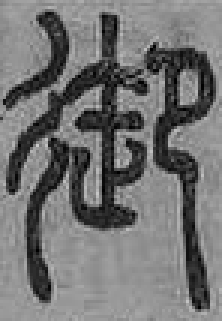
#> input picture app/levels/t00/stele-title/yu.png, 74 x 107 px (shown 3 times larger)
$ python -i stele-title.py   (imports and definitions only)
#> lines starting #> are read from the running program, lines starting #| are printed output that depends on the picture; after the words box and inside, x2 and y2 are one past the last pixel; in counts of white or black regions, pixels touching at a corner belong together
#!/usr/bin/env python3
"""The two seal-script characters of the title on the imperial stele's head (#520): cut from the Shuowen Jiezi, and turned into the bitmaps the page draws.

The source is one printed book, the Chen Changzhi block-print of 1873 (Tongzhi 12) held by the National Library of China, which Wikimedia Commons keeps as ten
PDFs, tagged public domain (PD-old-100-expired, PD-scan): volume 2, 'NLC892-312002098744-312890 說文解字 十五卷 第2冊.pdf', 92 pages, which holds juan 2 to 3 (the
character yu is in juan 2b, the radical xing/chi, PDF page 35; the character shu in juan 3b, the radical yu). The whole PDF was refused (HTTP 429) to this machine's address, so
the pages were taken as the single-page thumbnails Wikimedia's own error text recommends:
  https://upload.wikimedia.org/wikipedia/commons/thumb/0/08/<file name>/page<N>-<width>px-<file name>.jpg
and kept out of git (they are 0.9 MB each); what is committed is the cut: app/levels/t00/stele-title/<name>.png, a grey crop of one character from the page, and source.json,
which says where each crop came from (page, width, box).

    python3 tools/stele-title.py cut <name> <page.jpg> <page> <width> x0,y0,x1,y1   # cut a crop from a thumbnail, and record its source
    python3 tools/stele-title.py build                                               # app/levels/t00/stele-title-data.js from the crops in source.json
"""
import base64, json, os, sys
import numpy as np
from PIL import Image, ImageFilter

HERE = os.path.dirname(os.path.abspath(__file__)); ROOT = os.path.dirname(HERE)
DIR = os.path.join(ROOT, "app/levels/t00/stele-title"); SRC = os.path.join(DIR, "source.json"); OUT = os.path.join(ROOT, "app/levels/t00/stele-title-data.js")
FILE = "NLC892-312002098744-312890_說文解字_十五卷_第2冊.pdf"
BW, BH = 96, 128   # a bitmap is BW x BH bytes (a seal character is about three quarters as wide as it is tall), 0 = bare stone and 255 = cut
ORDER = ["yu", "shu"]   # the title reads yu shu, the first at the right

def cut(name, page_jpg, page, width, box):
    x0, y0, x1, y1 = box; im = Image.open(page_jpg).convert("L").crop((x0, y0, x1, y1)); os.makedirs(DIR, exist_ok=True); im.save(os.path.join(DIR, name + ".png"))
    src = json.load(open(SRC)) if os.path.exists(SRC) else {"book": "說文解字 十五卷, Chen Changzhi block-print, Tongzhi 12 (1873), National Library of China", "file": FILE, "licence": "public domain (PD-old-100-expired, PD-scan, Wikimedia Commons)", "crops": {}}
    src["crops"][name] = {"page": page, "thumbnail_width": width, "box": [x0, y0, x1, y1]}; json.dump(src, open(SRC, "w"), indent=1, ensure_ascii=False)
    print("cut", name, im.size)

def components(mask, keep=0.04):
    """Keep the connected parts of a 0/1 mask that are at least `keep` of the largest: the glyph, not the specks and ruling-line ends round it."""
    H, W = mask.shape; lab = np.zeros((H, W), "int32"); sizes = [0]; n = 0
    for y in range(H):
        for x in range(W):
            if mask[y, x] and not lab[y, x]:
                n += 1; stack = [(y, x)]; lab[y, x] = n; c = 0
                while stack:
                    cy, cx = stack.pop(); c += 1
                    for dy in (-1, 0, 1):
                        for dx in (-1, 0, 1):
                            ny, nx = cy + dy, cx + dx
                            if 0 <= ny < H and 0 <= nx < W and mask[ny, nx] and not lab[ny, nx]: lab[ny, nx] = n; stack.append((ny, nx))
                sizes.append(c)
    big = max(sizes[1:]); good = [i for i in range(1, n + 1) if sizes[i] >= keep * big]
    return np.isin(lab, good)

def inside_distance(mask, reach):
    """Distance from each pixel of the mask to the nearest pixel outside it (exact within `reach`, capped there)."""
    H, W = mask.shape; out = np.full((H, W), float(reach)); pad = np.pad(~mask, reach, constant_values=True)
    for dy in range(-reach, reach + 1):
        for dx in range(-reach, reach + 1):
            d = (dx * dx + dy * dy) ** 0.5
            if d > reach: continue
            shifted = pad[reach + dy:reach + dy + H, reach + dx:reach + dx + W]
            out = np.where(shifted & (d < out), d, out)
    return np.where(mask, out, 0.0)

def bitmap(path):
    """A character's depth field: the crop is made a clean black-and-white shape (the show-through of the printed page and the ruling lines taken out, the contour smoothed), and each pixel's
    depth is how far it lies inside the stroke, so that a stroke reads as a V-shaped groove deepest along its middle, as the writing on the stele's body is cut."""
#> called with path = '../app/levels/t00/stele-title/yu.png'
    g = np.asarray(Image.open(path).convert("L")).astype(float)
    paper, ink = np.percentile(g, 85), np.percentile(g, 3)           # the page's paper and the printed ink
#> paper = 154; ink = 20
    m = np.clip((paper - g) / max(1.0, paper - ink), 0, 1)           # 1 = ink
    up = Image.fromarray((m * 255).astype("uint8")).resize((m.shape[1] * 4, m.shape[0] * 4), Image.LANCZOS).filter(ImageFilter.GaussianBlur(1.6))
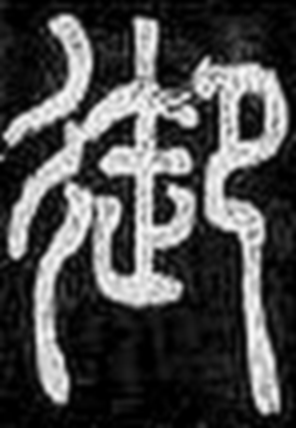
#> up: PIL image 296x428 L; min 0, max 251, mean 76.4
    hi = components(np.asarray(up) > 92)                              # the clean shape, at four times the crop
#> after the loop in components, `for y in range(H):`:
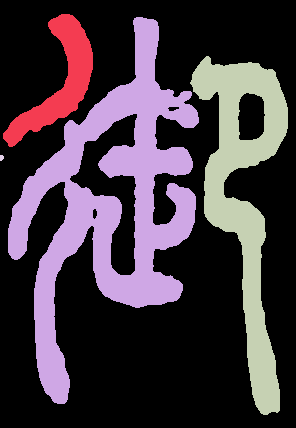
#> lab: shape (428, 296) int32; 5 distinct labels, from 0 to 4; one colour per label, 0 black
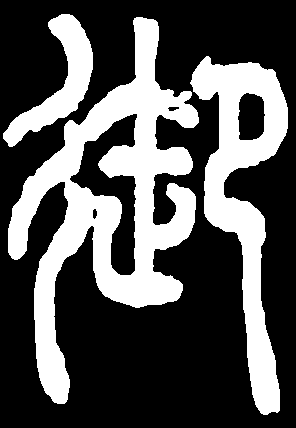
#> hi: shape (428, 296) bool; 32.5% white; 3 white regions, box (x1, y1, x2, y2) and area: (8, 17, 199, 404) 24545, (190, 56, 288, 415) 12744, (3, 14, 93, 147) 3910
    ys, xs = np.nonzero(hi); hi = hi[ys.min():ys.max() + 1, xs.min():xs.max() + 1]
#> after `hi = hi[ys.min():ys.max() + 1, xs.min():xs.max() + 1]`: hi: shape (401, 285) bool; 36% white; 3 white regions, box (x1, y1, x2, y2) and area: (5, 3, 196, 390) 24545, (187, 42, 285, 401) 12744, (0, 0, 90, 133) 3910
    k = min((BW - 8) / hi.shape[1], (BH - 8) / hi.shape[0]) * 3        # the shape fitted to three times the bitmap's size, to take the distance there
#> k = 0.898
    w, h = max(1, round(hi.shape[1] * k)), max(1, round(hi.shape[0] * k))
#> w = 256; h = 360
    mask = np.asarray(Image.fromarray((hi * 255).astype("uint8")).resize((w, h), Image.LANCZOS)) > 127
#> mask: shape (360, 256) bool; 36% white; 3 white regions, box (x1, y1, x2, y2) and area: (4, 3, 176, 350) 19776, (168, 38, 256, 360) 10271, (0, 0, 81, 119) 3147
    d = inside_distance(mask, 24)
#> in inside_distance, `pad = np.pad(~mask, reach, constant_values=True)`:
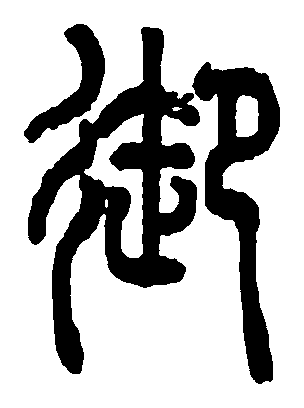
#> pad: shape (408, 304) bool; 73.2% white; 3 black regions, box (x1, y1, x2, y2) and area: (28, 27, 200, 374) 19776, (192, 62, 280, 384) 10271, (24, 24, 105, 143) 3147
#> after the loop in inside_distance, `for dy in range(-reach, reach + 1):`:
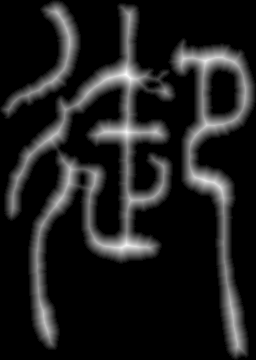
#> out: shape (360, 256) float64; min 0, max 17.03, mean 2.06; drawn with min black and max white
    depth = np.clip(d / 13.0, 0, 1)                                    # 13 px at three times the size: a stroke's half width, so the middle of a stroke is deepest
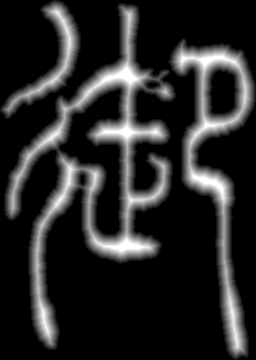
#> depth: shape (360, 256) float64; min 0, max 1, mean 0.158
    depth = np.asarray(Image.fromarray((depth * 255).astype("uint8")).filter(ImageFilter.GaussianBlur(1.0))).astype(float) / 255
    canvas = np.zeros((BH * 3, BW * 3)); oy, ox = (BH * 3 - h) // 2, (BW * 3 - w) // 2; canvas[oy:oy + h, ox:ox + w] = depth
#> after `oy, ox = ((BH * 3 - h) // 2, (BW * 3 - w) // 2)`: oy = 12; ox = 16
    return np.asarray(Image.fromarray((canvas * 255).astype("uint8")).resize((BW, BH), Image.BOX))
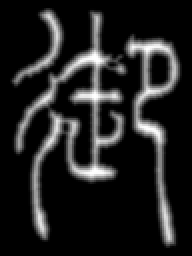
#> returned value: shape (128, 96) (shown 2 times larger); min 0, max 255, mean 33.3

def build():
    src = json.load(open(SRC)); items = []
    for n in ORDER:
        if n in src["crops"]: items.append(base64.b64encode(bitmap(os.path.join(DIR, n + ".png")).tobytes()).decode())
    js = ("// The title's characters as bitmaps (made by tools/stele-title.py from the Shuowen Jiezi, see app/levels/t00/stele-title/source.json): BW x BH bytes each, base64, 255 = cut.\n"
          "// The first is at the right of the title's frame. Until both are made the frame stays blank.\n"
          f"export const TITLE = Object.freeze({{ w: {BW}, h: {BH}, list: Object.freeze({json.dumps(items)}) }});\n")
    open(OUT, "w").write(js); print("wrote", OUT, len(items), "characters,", len(js), "bytes")

# [4 lines not run here, left out]

>>> result = bitmap('../app/levels/t00/stele-title/yu.png')
